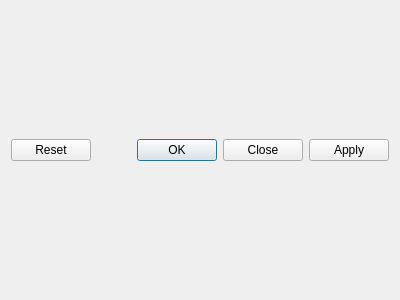
<?xml version="1.0" encoding="UTF-8"?>
<ui version="4.0">
 <class>MainWindow</class>
 <widget class="QWidget" name="MainWindow">
  <property name="geometry">
   <rect>
    <x>0</x>
    <y>0</y>
    <width>400</width>
    <height>300</height>
   </rect>
  </property>
  <layout class="QVBoxLayout" name="verticalLayout">
   <item>
    <widget class="QDialogButtonBox" name="buttonBox">
     <property name="standardButtons">
      <set>QDialogButtonBox::Apply|QDialogButtonBox::Close|QDialogButtonBox::Ok|QDialogButtonBox::Reset</set>
     </property>
    </widget>
   </item>
  </layout>
 </widget>
 <resources/>
 <connections/>
</ui>
